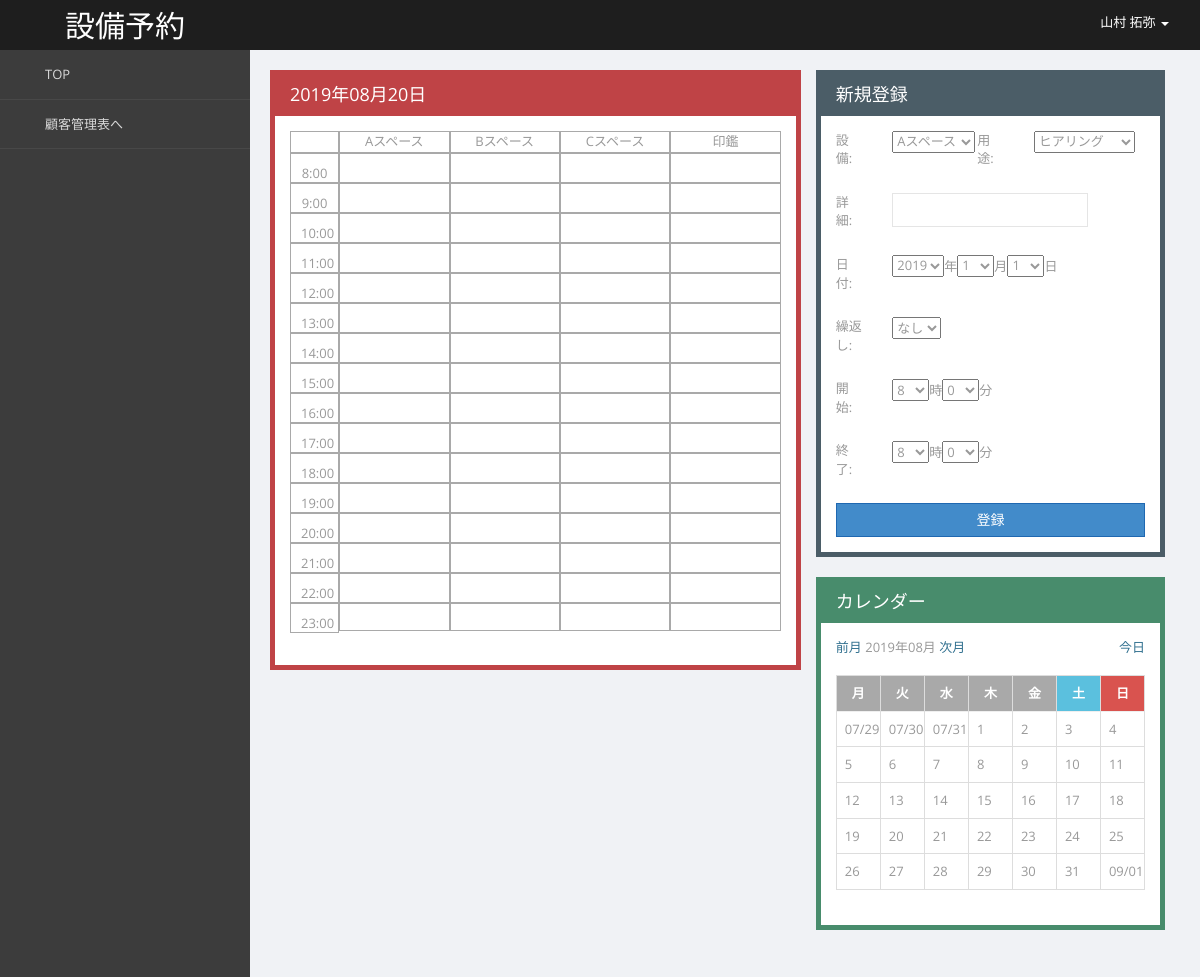
The page /reservation/month/create (signed in) on the database as committed earlier.
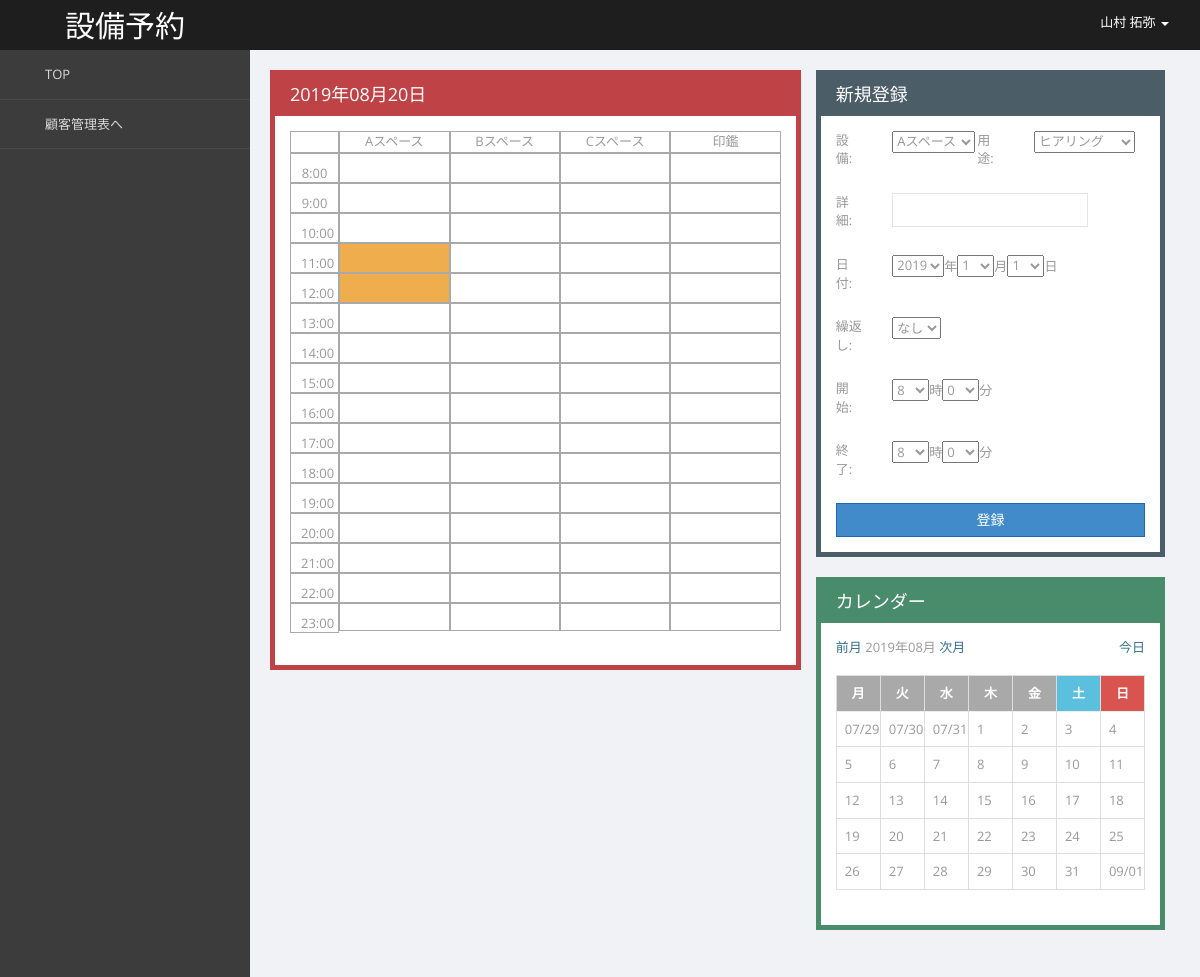
The same page on the database as committed later.
### reservation/models.py (models this page shows, shortened)
class Schedule(models.Model):
    user_id = models.IntegerField('ユーザーID')
    space_name = models.CharField('設備名', max_length=20)
    purpose = models.CharField('目的', max_length=255, blank=True)
    description = models.CharField('詳細', max_length=255, blank=True)
    start_time = models.TimeField('開始時間', default=datetime.time(7, 0, 0))
    end_time = models.TimeField('終了時間', default=datetime.time(7, 0, 0))
    date = models.DateField('日付')
    repeat = models.IntegerField('繰り返し', blank=True)
    created_at = models.DateTimeField('作成日', default=timezone.now)

### reservation/views.py (the view, shortened to what this page needs)
# urls.py: path('/month/create', login_required(views.MonthCalendar.as_view()), name='create'),
class MonthCalendar(mixins.MonthCalendarMixin, generic.CreateView):
    template_name = 'reservation/create.html'
    model = Schedule
    date_field = 'date'
    form_class = ScheduleForm
    def get_context_data(self, **kwargs):
        context = super().get_context_data(**kwargs)
        calendar_context = self.get_month_calendar()
        context.update(calendar_context)
        schedules_a = Schedule.objects.filter(
            space_name='Aスペース', date=context['month_current']).order_by('start_time')
        schedules_b = Schedule.objects.filter(
            space_name='Bスペース', date=context['month_current']).order_by('start_time')
        schedules_c = Schedule.objects.filter(
            space_name='Cスペース', date=context['month_current']).order_by('start_time')
        schedules_i = Schedule.objects.filter(
            space_name='印鑑', date=context['month_current']).order_by('start_time')
        time_schedule = TimeScheduleBS4(step=15, minute_height=1)
        context['time_schedule_time'] = mark_safe(
            time_schedule.format_schedule_time(schedules_a)
        )
        context['time_schedule_a'] = mark_safe(
            time_schedule.format_schedule_a(schedules_a)
        )
        context['time_schedule_b'] = mark_safe(
            time_schedule.format_schedule_b(schedules_b)
        )
        context['time_schedule_c'] = mark_safe(
            time_schedule.format_schedule_c(schedules_c)
        )
        context['time_schedule_i'] = mark_safe(
            time_schedule.format_schedule_i(schedules_i)
        )
        return context

### reservation/lib.py (called while the page is built)
    def format_hour_name(self, hour):
        div = '<div style="height:{0}px;" class="hour-name">{1}:00</div>'
        return div.format(self.hour_height, hour)

    def format_minute_none(self, now):
        context = {
            'color': self.schedule_color,
            'height': self.minute_height * self.step / 2,
            'just-hour': '',
        }
        if now.minute == 0:
            context['just-hour'] = 'just-hour'
        base_html = (
            '<div class="{just-hour}" style="height:{height}px;"></div>'
        )
        return base_html.format(**context)

    def format_schedule_time(self, schedules):
        v = []
        a = v.append
        a('<div class="col" style="height:{0}px;">'.format(
            self.max_height + 20))
        a('<div style="height:20px;" class="hour-name"></div>')
        for hour in self.hours:
            a(self.format_hour_name(hour))
        a('</div>')
        return ''.join(v)

### reservation/mixins.py (called while the page is built)
    def setup_c(self):
        self._calendar = calendar.Calendar(self.first_weekday)

    def get_week_names(self):
        week_names = deque(self.week_names)
        week_names.rotate(-self.first_weekday)  # リスト内の要素を右に1つずつ移動
        return week_names

### reservation/templates/reservation/create.html (shortened to what the changed rows need)
{% extends 'reservation/base.html' %}
{% block content %}
<div id="wrapper">
<div id="page-wrapper">
  <div class="page-content">
      <div class="row">
        <div class="col-lg-12">
          <div class="col-md-7 col-sm-12">
            <div class="row ">
              <div class="panel panel-red">
                  <div class="panel-body">
                      <div class="col-xs-15" style="padding:0;">
                        {{ time_schedule_a }}
                      </div>
                    </div><br>
                </div>
              </div>
          </div>
          <div class="col-md-5 col-sm-12">
            <div class="panel panel-green">
                <div class="panel-body">
                   {% include 'reservation/month.html' %}
                </div>
            </div>
          </div>
        </div>
      </div>
  </div>
  </div>
</div>
{% endblock %}

Rows that differ between the two databases and show on the page:
added Schedule: space_name "Aスペース"
Other text that changed with them:
{{ time_schedule_a }}: "Aスペース" → (not shown)
